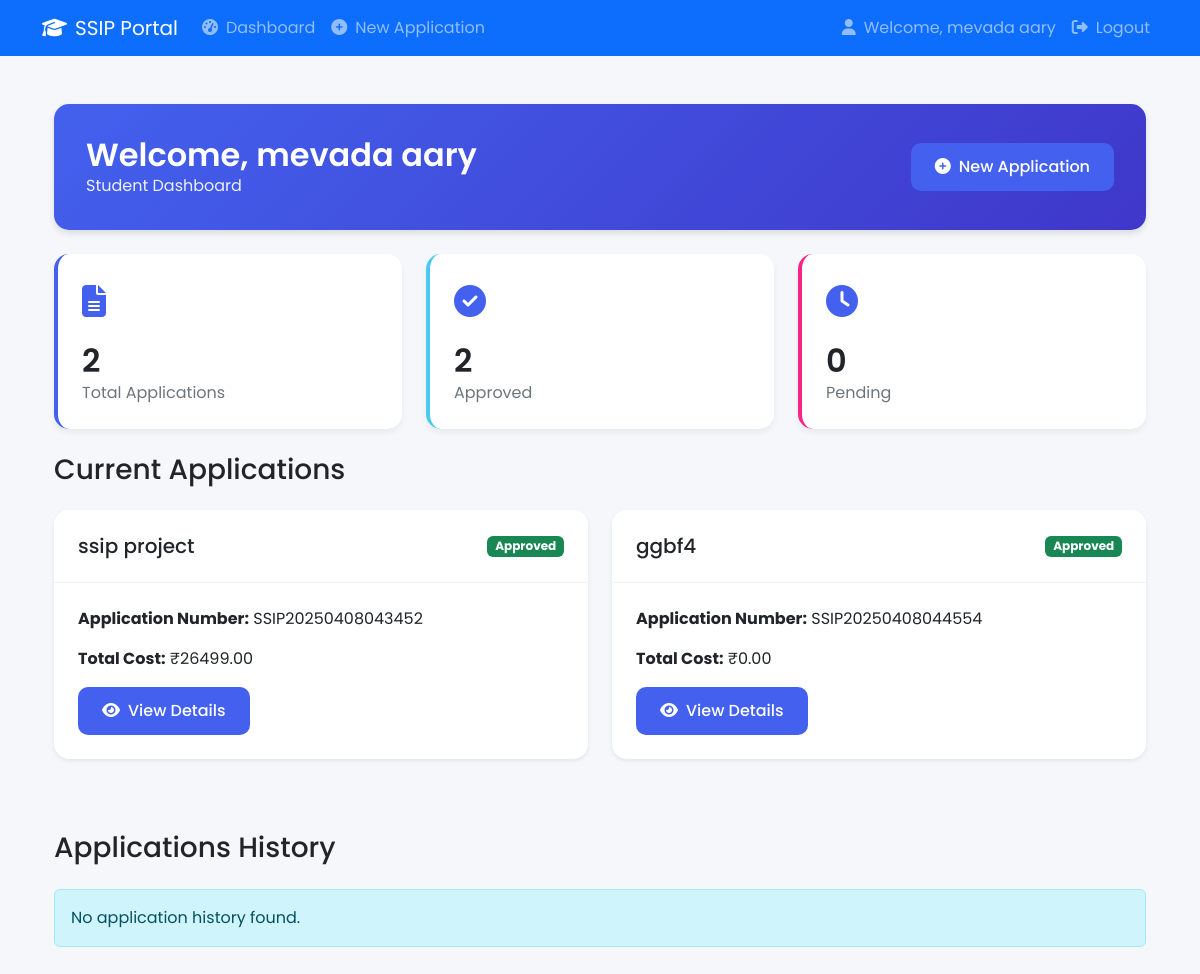
Page /dashboard (signed in) on the earlier database version.
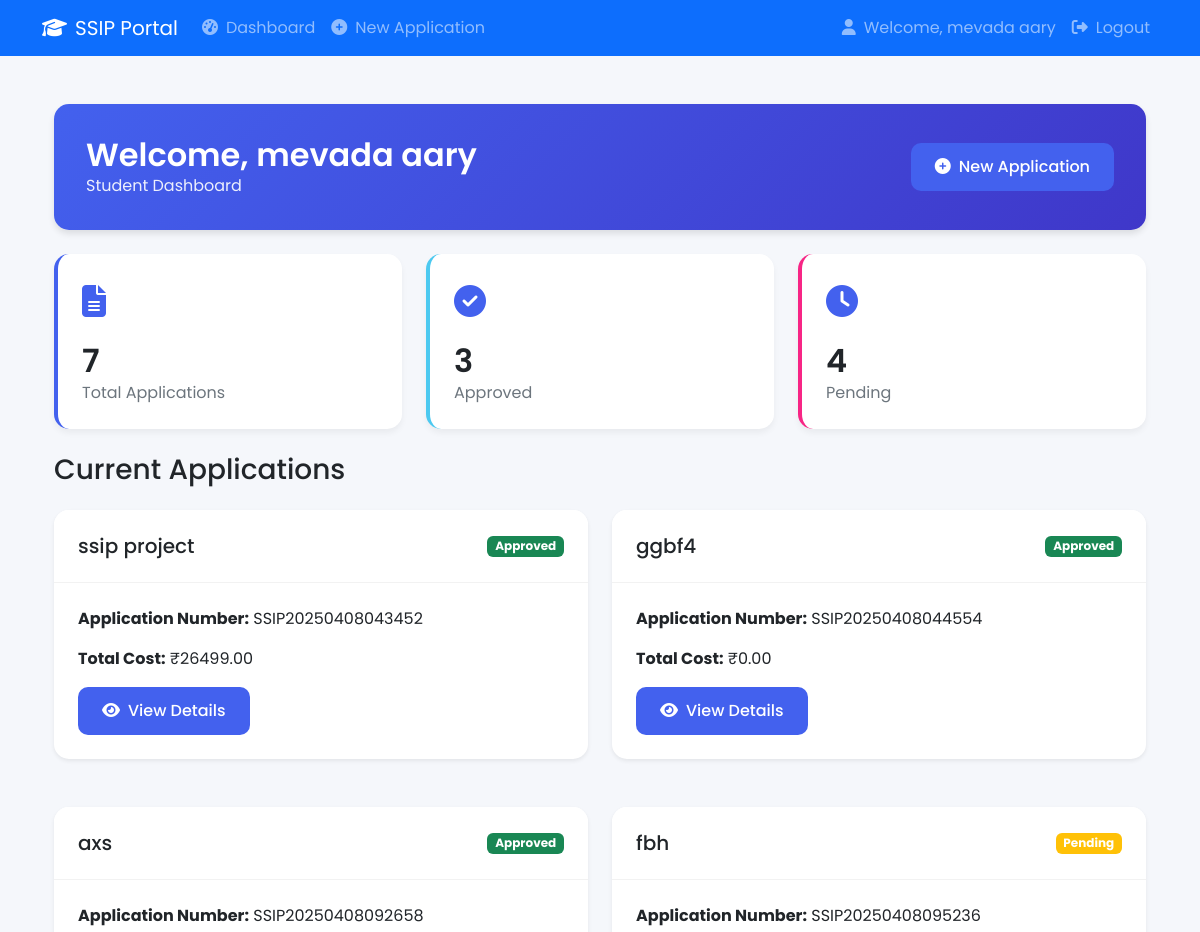
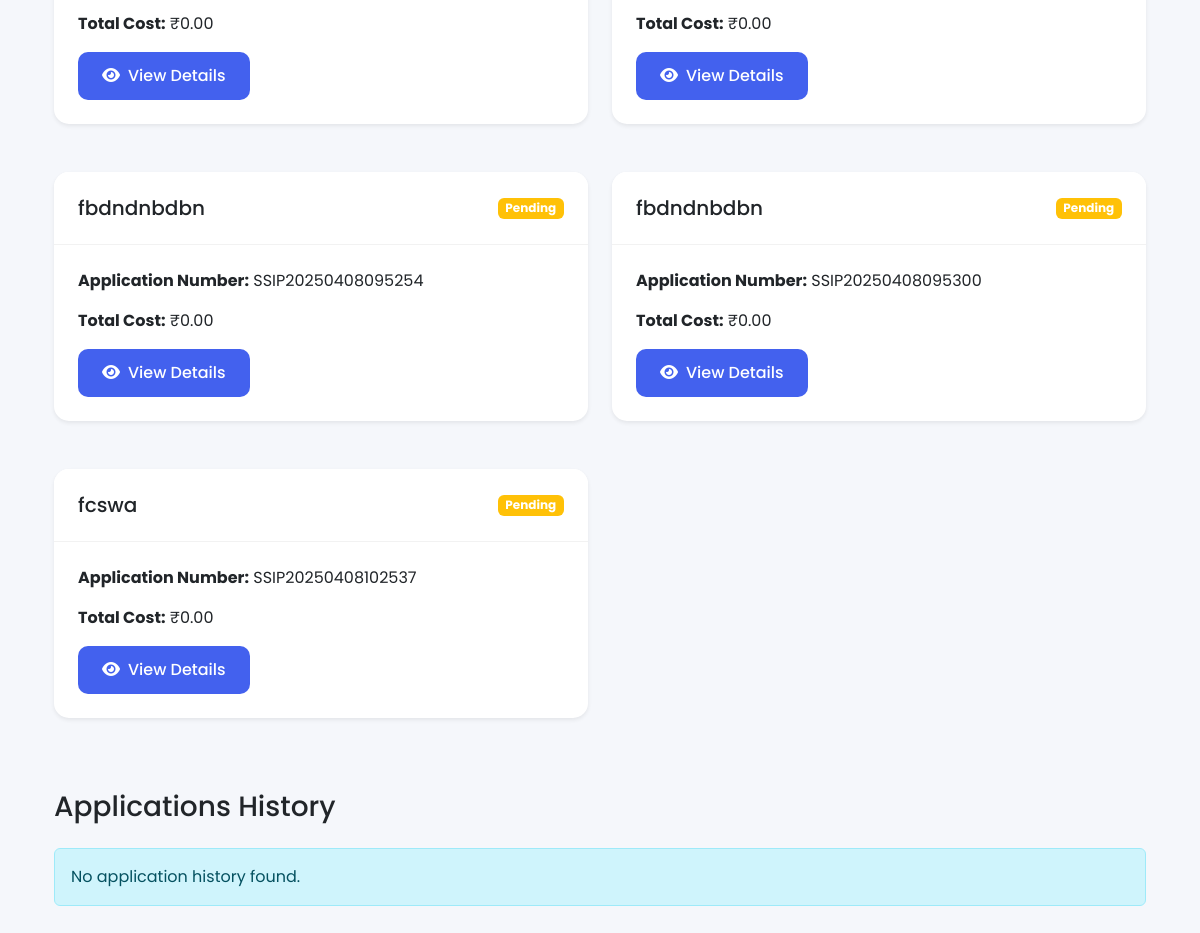
Same page on the later database version (2 pictures, top to bottom).
### app.py (models this page shows, shortened)
class User(UserMixin, db.Model):
    id = db.Column(db.Integer, primary_key=True)
    email = db.Column(db.String(120), unique=True, nullable=False)
    password = db.Column(db.String(100), nullable=False)
    role = db.Column(db.String(20), nullable=False)  # student, dept_coord, college_coord, principal
    name = db.Column(db.String(100), nullable=False)
    department = db.Column(db.String(100))
    applications = db.relationship('Application', backref='applicant', lazy=True)

class Application(db.Model):
    id = db.Column(db.Integer, primary_key=True)
    application_number = db.Column(db.String(20), unique=True, nullable=False)
    project_title = db.Column(db.String(200), nullable=False)
    problem_statement = db.Column(db.Text, nullable=False)
    solution = db.Column(db.Text, nullable=False)
    team_members = db.Column(db.Text, nullable=False)
    required_components = db.Column(db.Text, nullable=False)
    total_cost = db.Column(db.Float, nullable=False)
    dept_status = db.Column(db.String(20), default='pending')
    dept_remarks = db.Column(db.Text)
    dept_review_date = db.Column(db.DateTime)
    college_status = db.Column(db.String(20), default='pending')
    college_remarks = db.Column(db.Text)
    college_review_date = db.Column(db.DateTime)
    principal_status = db.Column(db.String(20), default='pending')
    principal_remarks = db.Column(db.Text)
    principal_review_date = db.Column(db.DateTime)
    created_at = db.Column(db.DateTime, default=datetime.utcnow)
    user_id = db.Column(db.Integer, db.ForeignKey('user.id'), nullable=False)
    purchase_lists = db.relationship('PurchaseList', backref='application', lazy=True)
    utilization_certificates = db.relationship('UtilizationCertificate', backref='application', lazy=True)
    application_notifications = db.relationship('Notification', backref='related_application', lazy=True)

### app.py (the view, shortened to what this page needs)
@app.route('/dashboard')
@login_required
def dashboard():
    if current_user.role == 'student':
        applications = Application.query.filter_by(user_id=current_user.id).all()
        purchase_items = []
        utilization_certificates = []  # Initialize empty list for students
        for app in applications:
            if app.principal_status == 'approved':
                items = PurchaseList.query.filter_by(application_id=app.id).all()
                purchase_items.extend(items)
        approved_applications = []
    return render_template('dashboard.html',
                         applications=applications,
                         purchase_items=purchase_items,
                         utilization_certificates=utilization_certificates,
                         approved_applications=approved_applications)

### app.py (called while the page is built)
@login_manager.user_loader
def load_user(user_id):
    return User.query.get(int(user_id))

### templates/dashboard.html (shortened to what this page needs)
{% extends "base.html" %}
{% block content %}
<div class="container py-4">
    <div class="{{ current_user.role }}-dashboard">
        <div class="dashboard-header animate-fade-in mb-4">
            <div class="row align-items-center">
                <div class="col">
                    <div class="welcome-text">
                        <h1>Welcome, {{ current_user.name }}</h1>
                        <p>{{ current_user.role|title }} Dashboard</p>
                    </div>
                </div>
                {% if current_user.role == 'student' %}
                <div class="col-auto">
                    <a href="{{ url_for('new_application') }}" class="btn btn-primary">
                        <i class="fas fa-plus-circle me-2"></i>New Application
                    </a>
                </div>
                {% endif %}
            </div>
        </div>
        <div class="row g-4 mb-4">
            <div class="col-md-4">
                <div class="stats-card animate-fade-in">
                    <div class="stats-icon">
                        <i class="fas fa-file-alt"></i>
                    </div>
                    <div class="stats-info">
                        <h3 class="stats-number">{{ applications|length }}</h3>
                        <p class="stats-label">{% if current_user.role == 'student' %}Total Applications{% else %}Pending Review{% endif %}</p>
                    </div>
                </div>
            </div>
            {% if current_user.role == 'student' %}
            <div class="col-md-4">
                <div class="stats-card success animate-fade-in">
                    <div class="stats-icon">
                        <i class="fas fa-check-circle"></i>
                    </div>
                    <div class="stats-info">
                        <h3 class="stats-number">{{ applications|selectattr('principal_status', 'equalto', 'approved')|list|length }}</h3>
                        <p class="stats-label">Approved</p>
                    </div>
                </div>
            </div>
            <div class="col-md-4">
                <div class="stats-card warning animate-fade-in">
                    <div class="stats-icon">
                        <i class="fas fa-clock"></i>
                    </div>
                    <div class="stats-info">
                        <h3 class="stats-number">{{ applications|selectattr('principal_status', 'equalto', 'pending')|list|length }}</h3>
                        <p class="stats-label">Pending</p>
                    </div>
                </div>
            </div>
            {% endif %}
        </div>
        <div class="current-applications mb-5">
            <h3 class="mb-4">Current Applications</h3>
            {% if applications %}
            <div class="row g-4">
                {% for application in applications %}
                <div class="col-md-6">
                    <div class="card application-card animate-fade-in">
                        <div class="card-header">
                            <div class="d-flex justify-content-between align-items-center">
                                <h5 class="mb-0">{{ application.project_title }}</h5>
                                <span class="badge {% if application.principal_status == 'approved' %}bg-success{% elif application.principal_status == 'rejected' %}bg-danger{% else %}bg-warning{% endif %}">
                                    {{ application.principal_status|title }}
                                </span>
                            </div>
                        </div>
                        <div class="card-body">
                            <p><strong>Application Number:</strong> {{ application.application_number }}</p>
                            <p><strong>Total Cost:</strong> ₹{{ "%.2f"|format(application.total_cost) }}</p>
                            <div class="d-flex gap-2 mt-3">
                                <a href="{{ url_for('view_application', id=application.id) }}" class="btn btn-primary">
                                    <i class="fas fa-eye me-2"></i>View Details
                                </a>
                            </div>
                        </div>
                    </div>
                </div>
                {% endfor %}
            </div>
            {% endif %}
        </div>
        <div class="applications-history mt-5">
            <h3 class="mb-4">Applications History</h3>
            {% if approved_applications or rejected_applications %}
            <div class="table-responsive">
                <table class="table table-striped table-hover">
                    <thead class="table-dark">
                        <tr>
                            <th>Application Number</th>
                            <th>Project Title</th>
                            <th>Submission Date</th>
                            <th>Status</th>
                            <th>Review Date</th>
                            <th>Remarks</th>
                            <th>Actions</th>
                        </tr>
                    </thead>
                    <tbody>
                        {% for app in approved_applications %}
                        <tr class="table-success">
                            <td>{{ app.application_number }}</td>
                            <td>{{ app.project_title }}</td>
                            <td>{{ app.created_at.strftime('%Y-%m-%d') }}</td>
                            <td><span class="badge bg-success">Approved</span></td>
                            <td>
                                {% if current_user.role == 'dept_coord' %}
                                    {{ app.dept_review_date.strftime('%Y-%m-%d') if app.dept_review_date }}
                                {% elif current_user.role == 'college_coord' %}
                                    {{ app.college_review_date.strftime('%Y-%m-%d') if app.college_review_date }}
                                {% else %}
                                    {{ app.principal_review_date.strftime('%Y-%m-%d') if app.principal_review_date }}
                                {% endif %}
                            </td>
                            <td>
                                {% if current_user.role == 'dept_coord' %}
                                    {{ app.dept_remarks }}
                                {% elif current_user.role == 'college_coord' %}
                                    {{ app.college_remarks }}
                                {% else %}
                                    {{ app.principal_remarks }}
                                {% endif %}
                            </td>
                            <td>
                                <a href="{{ url_for('view_application', id=app.id) }}" class="btn btn-sm btn-primary">
                                    <i class="fas fa-eye"></i> View
                                </a>
                            </td>
                        </tr>
                        {% endfor %}
                        {% for app in rejected_applications %}
                        <tr class="table-danger">
                            <td>{{ app.application_number }}</td>
                            <td>{{ app.project_title }}</td>
                            <td>{{ app.created_at.strftime('%Y-%m-%d') }}</td>
                            <td><span class="badge bg-danger">Rejected</span></td>
                            <td>
                                {% if current_user.role == 'dept_coord' %}
                                    {{ app.dept_review_date.strftime('%Y-%m-%d') if app.dept_review_date }}
                                {% elif current_user.role == 'college_coord' %}
                                    {{ app.college_review_date.strftime('%Y-%m-%d') if app.college_review_date }}
                                {% else %}
                                    {{ app.principal_review_date.strftime('%Y-%m-%d') if app.principal_review_date }}
                                {% endif %}
                            </td>
                            <td>
                                {% if current_user.role == 'dept_coord' %}
                                    {{ app.dept_remarks }}
                                {% elif current_user.role == 'college_coord' %}
                                    {{ app.college_remarks }}
                                {% else %}
                                    {{ app.principal_remarks }}
                                {% endif %}
                            </td>
                            <td>
                                <a href="{{ url_for('view_application', id=app.id) }}" class="btn btn-sm btn-primary">
                                    <i class="fas fa-eye"></i> View
                                </a>
                            </td>
                        </tr>
                        {% endfor %}
                    </tbody>
                </table>
            </div>
            {% else %}
            <div class="alert alert-info">
                <p class="mb-0">No application history found.</p>
            </div>
            {% endif %}
        </div>
    </div>
</div>
{% endblock %}

### templates/base.html (shortened to what this page needs)
<!DOCTYPE html>
<html lang="en">
<head>
    <link href="https://cdnjs.cloudflare.com/ajax/libs/font-awesome/6.4.0/css/all.min.css" rel="stylesheet">
    <link href="https://cdn.jsdelivr.net/npm/bootstrap@5.3.0/dist/css/bootstrap.min.css" rel="stylesheet">
    <link rel="stylesheet" href="{{ url_for('static', filename='css/style.css') }}">
</head>
<body>
    <nav class="navbar navbar-expand-lg navbar-dark bg-primary">
        <div class="container">
            <a class="navbar-brand" href="{{ url_for('index') }}">
                <i class="fas fa-graduation-cap me-2"></i>SSIP Portal
            </a>
            <div class="collapse navbar-collapse" id="navbarNav">
                <ul class="navbar-nav me-auto">
                    {% if current_user.is_authenticated %}
                        <li class="nav-item">
                            <a class="nav-link" href="{{ url_for('dashboard') }}">
                                <i class="fas fa-tachometer-alt me-2"></i>Dashboard
                            </a>
                        </li>
                        {% if current_user.role == 'student' %}
                            <li class="nav-item">
                                <a class="nav-link" href="{{ url_for('new_application') }}">
                                    <i class="fas fa-plus-circle me-2"></i>New Application
                                </a>
                            </li>
                        {% endif %}
                    {% endif %}
                </ul>
                <ul class="navbar-nav">
                    {% if current_user.is_authenticated %}
                        <li class="nav-item">
                            <span class="nav-link">
                                <i class="fas fa-user me-2"></i>Welcome, {{ current_user.name }}
                            </span>
                        </li>
                        <li class="nav-item">
                            <a class="nav-link" href="{{ url_for('logout') }}">
                                <i class="fas fa-sign-out-alt me-2"></i>Logout
                            </a>
                        </li>
                    {% endif %}
                </ul>
            </div>
        </div>
    </nav>
    <div class="container mt-4">
        {% block content %}{% endblock %}
    </div>
</body>
</html>

### static/css/style.css (style rules this page uses)
:root { --primary: #4361ee; --secondary: #3f37c9; --success: #4cc9f0; --info: #4895ef; --warning: #f72585; --danger: #e63946; --light: #f8f9fa; --dark: #212529; }
body { background-color: #f5f7fb; font-family: 'Poppins', sans-serif; }
.dashboard-header { background: linear-gradient(135deg, var(--primary) 0%, var(--secondary) 100%); color: white; border-radius: 15px; padding: 2rem; margin-bottom: 2rem; box-shadow: 0 4px 6px rgba(0, 0, 0, 0.1); }
.welcome-text h1 { font-size: 2rem; font-weight: 600; margin: 0; }
.welcome-text p { opacity: 0.9; margin: 0; }
.stats-card { background: white; border-radius: 15px; padding: 1.5rem; box-shadow: 0 4px 6px rgba(0, 0, 0, 0.05); transition: transform 0.3s ease; border-left: 4px solid var(--primary); }
.stats-card.success { border-left-color: var(--success); }
.stats-card.warning { border-left-color: var(--warning); }
.stats-icon { font-size: 2rem; margin-bottom: 1rem; color: var(--primary); }
.stats-number { font-size: 2rem; font-weight: 600; margin: 0; }
.stats-label { color: #6c757d; margin: 0; }
.application-card { background: white; border-radius: 15px; border: none; box-shadow: 0 4px 6px rgba(0, 0, 0, 0.05); transition: all 0.3s ease; }
.application-card .card-header { background: white; border-bottom: 1px solid rgba(0, 0, 0, 0.05); padding: 1.5rem; border-radius: 15px 15px 0 0; }
.application-card .card-body { padding: 1.5rem; }
.btn { padding: 0.75rem 1.5rem; border-radius: 10px; font-weight: 500; transition: all 0.3s ease; }
.btn-primary { background: var(--primary); border: none; }
.student-dashboard .dashboard-header { background: linear-gradient(135deg, #4361ee 0%, #3f37c9 100%); }
.animate-fade-in { animation: fadeIn 0.5s ease-out forwards; }
.card { margin-bottom: 1.5rem; box-shadow: 0 0.125rem 0.25rem rgba(0, 0, 0, 0.075); }

Differences in the rows shown:
added Application: project_title "axs", principal_status "Approved", application_number "SSIP20250408092658", total_cost "0.00"
added Application: project_title "fbh", principal_status "Pending", application_number "SSIP20250408095236", total_cost "0.00"
added Application: project_title "fbdndnbdbn", principal_status "Pending", application_number "SSIP20250408095254", total_cost "0.00"
added Application: project_title "fbdndnbdbn", principal_status "Pending", application_number "SSIP20250408095300", total_cost "0.00"
added Application: project_title "fcswa", principal_status "Pending", application_number "SSIP20250408102537", total_cost "0.00"
Other differences:
{{ applications|length }}: "2" → "7"
text no longer shown: "2 0"
text now shown: "3 4"
